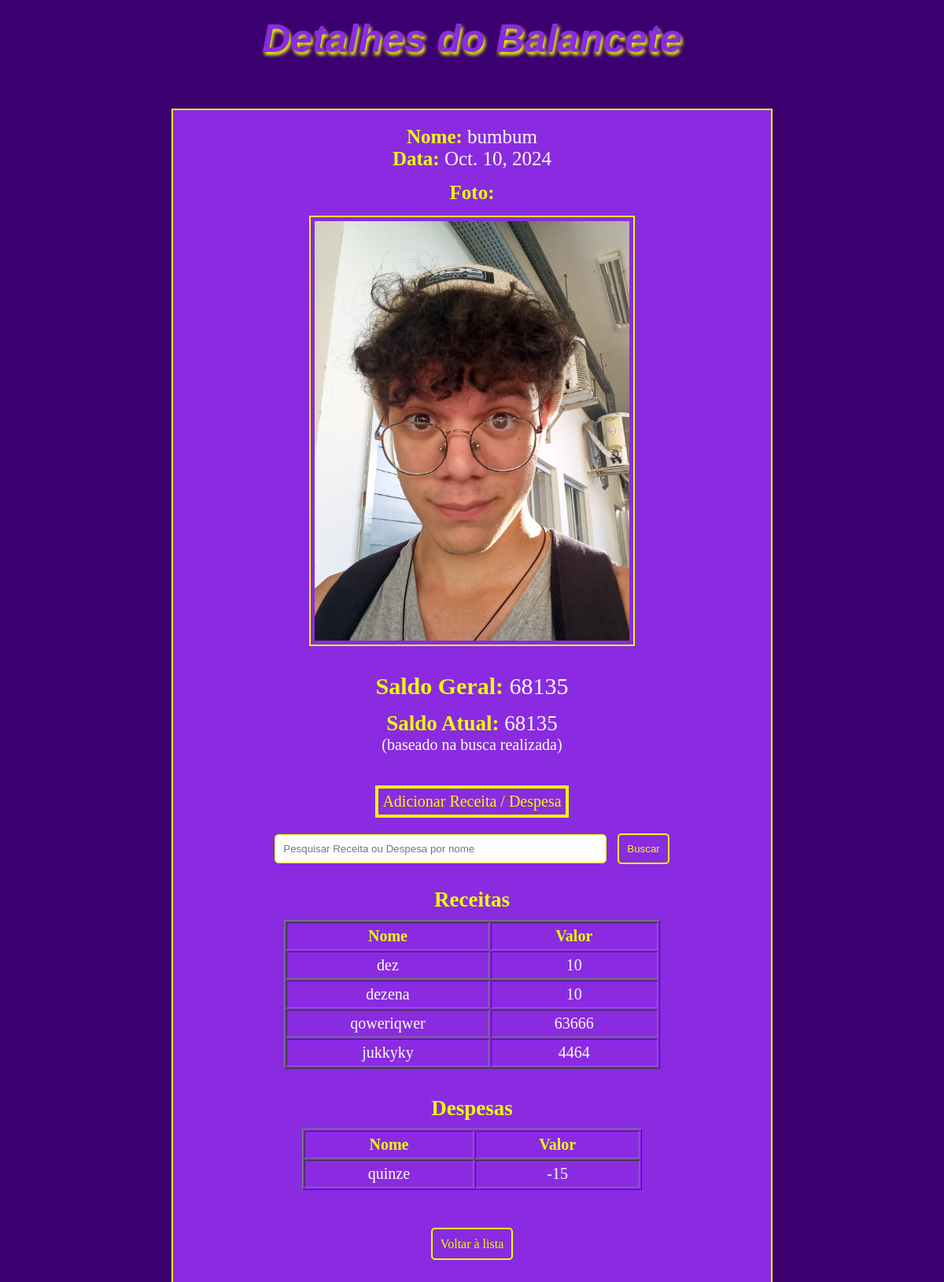
/polls/9/verbalancete/ (signed in), run on the app's committed database.
### polls/models.py (models this page shows)
class Balancete(models.Model):
    Nome = models.CharField(max_length=100)
    Data = models.DateField("Data de Publicação:")
    Foto = models.ImageField(upload_to='balancetes/', null=True, blank=True)

class Receita(models.Model):
    balancete = models.ForeignKey(Balancete, default=0, on_delete=models.CASCADE)
    Nome = models.CharField(max_length=100)
    Valor = models.IntegerField(default=0)

class Despesa(models.Model):
    balancete = models.ForeignKey(Balancete, default=0, on_delete=models.CASCADE)
    Nome = models.CharField(max_length=100)
    Valor = models.IntegerField(default=0)

### polls/views.py (the view)
# urls.py: path('<int:balancete_id>/verbalancete/', views.verbalancete, name='verbalancete'),
@login_required
def verbalancete(request, balancete_id):
    balancete = get_object_or_404(Balancete, id=balancete_id)
    searchquery = request.GET.get('search', '')
    receitasgeral = Receita.objects.filter(balancete=balancete)
    despesasgeral = Despesa.objects.filter(balancete=balancete)
    somareceitasgeral = sum(receita.Valor for receita in receitasgeral) or 0
    somadespesasgeral = sum(despesa.Valor for despesa in despesasgeral) or 0
    saldogeral = somareceitasgeral + somadespesasgeral
    receitas = receitasgeral.filter(Nome__icontains=searchquery)
    despesas = despesasgeral.filter(Nome__icontains=searchquery)
    somareceitas = sum(receita.Valor for receita in receitas) or 0
    somadespesas = sum(despesa.Valor for despesa in despesas) or 0
    saldoatual = somareceitas + somadespesas
    context = {
        'balancete': balancete,
        'receitas': receitas,
        'despesas': despesas,
        'saldoatual': saldoatual,
        'saldogeral': saldogeral,
        'searchquery': searchquery,
    }
    return render(request, 'polls/verbalancete.html', context)

### polls/templates/polls/verbalancete.html (shortened to what this page needs)
<!DOCTYPE html>
<html lang="en">
<head>
</head>
<body>
    <h1 style="color: blueviolet; margin: 20px 0; font-family: 'Arial', sans-serif;
    text-shadow: 2px 4px 4px rgb(238, 255, 0); font-size: 50px; margin-bottom: 60px;">
        <i>Detalhes do Balancete</i>
    </h1>
    <div
        style="border: 2px solid rgb(238, 255, 0); padding: 20px; margin: 20px auto; width: 60%; background-color: blueviolet;">
        <p style="font-size: 25px;"><strong>Nome:</strong> {{ balancete.Nome }}</p>
        <p style="font-size: 25px;"><strong>Data:</strong> {{ balancete.Data }}</p>
        {% if balancete.Foto %}
        <p style="font-size: 25px; margin-top: 15px;"><strong>Foto:</strong></p>
        <img src="{{ balancete.Foto.url }}" alt="Foto do Balancete"
            style="max-width: 400px; height: auto; margin: 15px; border: 2px solid rgb(238, 255, 0); padding: 5px;" />
        {% else %}
        <p>Sem imagem disponível.</p>
        {% endif %}
        <p style="margin-top: 15px; font-size: 30px;"><strong>Saldo Geral:</strong> {{ saldogeral }}</p>
        <p style="margin-top: 15px; font-size: 27px;"><strong>Saldo Atual:</strong> {{ saldoatual }}</p>
        <p style="font-size: 20px;">(baseado na busca realizada)</p>
        <div>
            <div style="border: 4px solid rgb(238, 255, 0); background-color: blueviolet;
            display: inline-block; padding: 5px; margin-top: 40px;">
                <a href="{% url 'polls:addreceitadespesa' balancete.id %}"
                    style="font-size: 20px; text-decoration: none; color: rgb(238, 255, 0);">Adicionar Receita /
                    Despesa</a>
            </div>
        </div>
        <form method="GET" action="{% url 'polls:verbalancete' balancete.id %}"
            style="margin: 20px auto; text-align: center;">
            <input type="text" name="search" value="{{ search_query }}"
                placeholder="Pesquisar Receita ou Despesa por nome"
                style="padding: 10px; width: 80%; max-width: 400px; border: 1px solid rgb(238, 255, 0); border-radius: 5px; margin-right: 10px;">
            <input type="submit" value="Buscar"
                style="padding: 10px; cursor: pointer; background-color: blueviolet; color: rgb(238, 255, 0); border: 2px solid rgb(238, 255, 0); border-radius: 5px;">
        </form>
        <h2 style="margin-top: 30px;">Receitas</h2>
        <table border="1" style="margin: 10px auto;">
            <tr>
                <th>Nome</th>
                <th>Valor</th>
            </tr>
            {% for receita in receitas %}
            <tr>
                <td>{{ receita.Nome }}</td>
                <td>{{ receita.Valor }}</td>
            </tr>
            {% empty %}
            <tr>
                <td colspan="2">Nenhuma receita encontrada.</td>
            </tr>
            {% endfor %}
        </table>
        <h2 style="margin-top: 35px;">Despesas</h2>
        <table border="1" style="margin: 10px auto;">
            <tr>
                <th>Nome</th>
                <th>Valor</th>
            </tr>
            {% for despesa in despesas %}
            <tr>
                <td>{{ despesa.Nome }}</td>
                <td>{{ despesa.Valor }}</td>
            </tr>
            {% empty %}
            <tr>
                <td colspan="2">Nenhuma despesa encontrada.</td>
            </tr>
            {% endfor %}
        </table>
        <div style="margin-top: 60px; margin-bottom: 20px;">
            <a href="{% url 'polls:listarbalancetes' %}" style="text-decoration: none; color: rgb(238, 255, 0);
            background-color: blueviolet; padding: 10px;
            border: 2px solid rgb(238, 255, 0); border-radius: 5px;">Voltar à lista</a>
        </div>
    </div>
</body>
</html>

### polls/templates/polls/verbalancete.html (style rules this page uses)
* { margin: 0; padding: 0; }
body { background-color: rgb(58, 0, 112); text-align: center; }
th, td { padding: 5px 80px; }
strong { color: rgb(238, 255, 0); }
p { color: white; }
h2 { color: rgb(238, 255, 0); font-size: 27px; }
th { font-size: 20px; color: rgb(238, 255, 0); }
td { font-size: 20px; color: white; }

### data on the page
Balancete: Nome "bumbum", Data "Oct. 10, 2024", Foto (picture)
Receita: Nome "dez", Valor "10"
Receita: Nome "dezena", Valor "10"
Receita: Nome "qoweriqwer", Valor "63666"
Receita: Nome "jukkyky", Valor "4464"
Despesa: Nome "quinze", Valor "-15"

### other printed values
{{ saldogeral }} "68135"
{{ saldoatual }} "68135"
